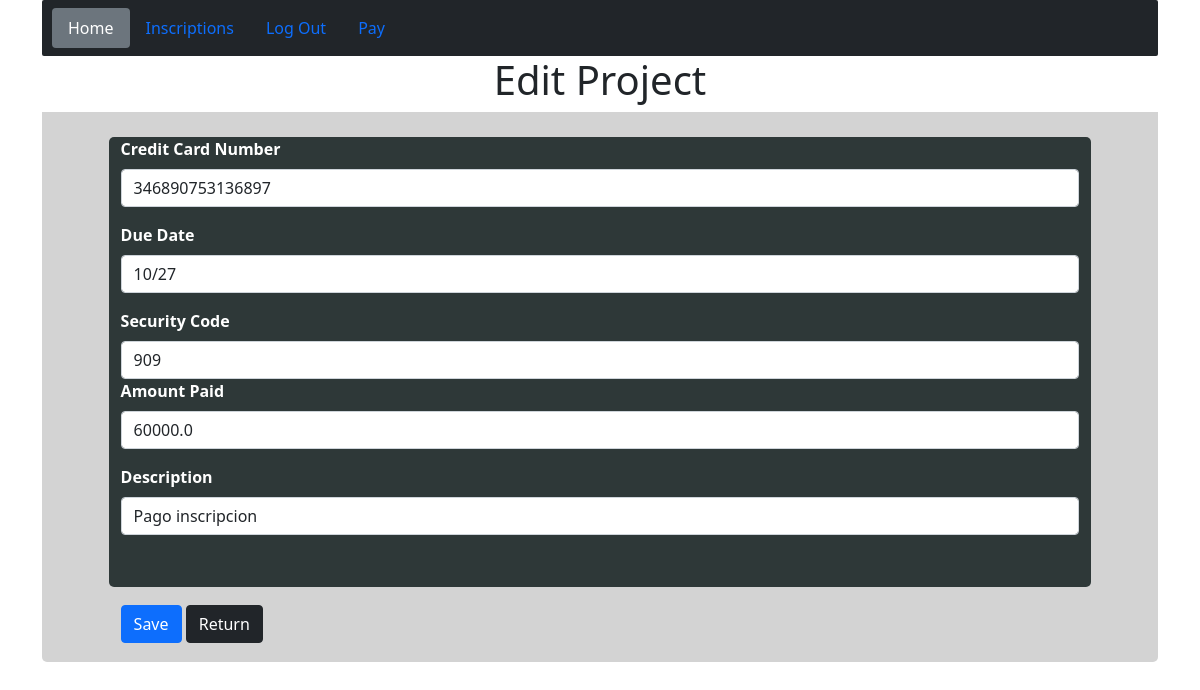
/pay-edit/4/ (signed in), run on the app's committed database.
### proyecto_/models.py (models this page shows)
class Pay(models.Model):
    credit_num=models.IntegerField(max_length=16)
    due_date= models.TextField(default=0)
    security_code= models.IntegerField(max_length=10)
    amount_paid=models.FloatField(default=0)
    description= models.CharField(max_length=200)
    project = models.ForeignKey(Project,on_delete=models.CASCADE, default=1)

### proyecto_/views.py (the view)
# urls.py: path('pay-edit/<int:pay_id>/',views.showUpdatePayForm, name="pay.edit"),
@login_required
def showUpdatePayForm(request, pay_id):
    projects = Project.objects.all()#user
    pay = get_object_or_404(Pay, id=pay_id)
    return render(request,'pay/update.html',{
        "projects" : projects,
        "pay": pay
    })

### proyecto_/templates/pay/update.html (shortened to what this page needs)
{% extends "layouts/base.html" %}
{% block content %}
<!doctype html>
<html lang="en">
    <head>
    <link href="https://cdn.jsdelivr.net/npm/bootstrap@5.0.2/dist/css/bootstrap.min.css" rel="stylesheet">
    </head>
    <body>
        <header>
            <h1 style="text-align: center;">Edit Project</h1>
        </header>
        <div class="container d-flex justify-content-center align-items-center" style="background-color: lightgrey; width: 100%; height: 550px; border-bottom-right-radius: 5px; border-bottom-left-radius: 5px;">
        <div class="container" style="background-color: rgb(46, 56, 56); width: 90%; height: 450px; border-radius: 5px; margin-top: -50px;">
            <form action="{% url 'pay.update' pay.id %}" method="POST">
                <div class="mb-3">
                    <label for="name" class="form-label" style="color: white;"><b>Credit Card Number</b></label>
                    <input type="text" class="form-control" id="credit_num" name="credit_num" value="{{ pay.credit_num }}">
                </div>
                <div class="mb-3">
                    <label for="date" class="form-label" style="color: white;"><b>Due Date</b></label>
                    <input type="text" class="form-control" id="due_date" name="due_date" value="{{ pay.due_date }}">
                </div>
                <div>
                    <label for="code" class="form-label" style="color: white;"><b>Security Code</b></label>
                    <input type="text" class="form-control" id="security_code" name="security_code" value="{{ pay.security_code }}">
                </div>
                <div class="mb-3">
                    <label for="name" class="form-label" style="color: white;"><b>Amount Paid</b></label>
                    <input type="text" class="form-control" id="amount_paid" name="amount_paid" value="{{ pay.amount_paid }}">
                </div>
                <div class="mb-3">
                    <label for="name" class="form-label" style="color: white;"><b>Description</b></label>
                    <input type="text" class="form-control" id="description" name="description" value="{{ pay.description }}">
                </div>
                <div style="margin-top: 70px;">
                    <button type="submit" class="btn btn-primary">Save</button>
                    <a class="btn btn-dark" href="{% url 'pay.list' %}">Return</a>
                </div>
            </form>
        </div>
        </div>
    </body>
</html>
{% endblock %}

### data on the page
Pay: credit_num "346890753136897", due_date "10/27", security_code "909", amount_paid "60000.0", description "Pago inscripcion"
